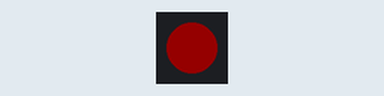
Bench run of a sketch on a simulated ESP32-C6. Parts: 1 RGB LEDs in strip order, left to right. Dim RGB values are drawn brighter than linear.

Above: at 0.2 s.
At 1.7 s:
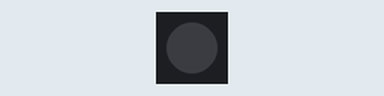
Timing chart, 0 to 3.0 s (numbered marks = the images above):
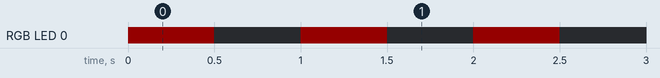

Measured:
- by itself, RGB LED 0: alternates RGB(20, 0, 0) for 0.50 s and off for 0.50 s

The sketch:

lab0test.ino
```cpp
#include <Adafruit_NeoPixel.h>

#define LED_PIN     8     // Data pin connected to onboard RGB LED for ESP32-C6
// #define LED_PIN    38  // Data pin connected to onboard RGB LED for ESP32-S3
#define NUM_LEDS    1     // Only one LED on board

Adafruit_NeoPixel pixel(NUM_LEDS, LED_PIN, NEO_GRB + NEO_KHZ800);

void setup() {
  pixel.begin();           // Initialize NeoPixel
  pixel.setBrightness(20); // Make it less bright!
}

void loop() {
  pixel.setPixelColor(0, pixel.Color(255, 0, 0)); // Display Red
  pixel.show();
  delay(500);

  pixel.setPixelColor(0, pixel.Color(0, 0, 0));   // Off
  pixel.show();
  delay(500);
}
```
